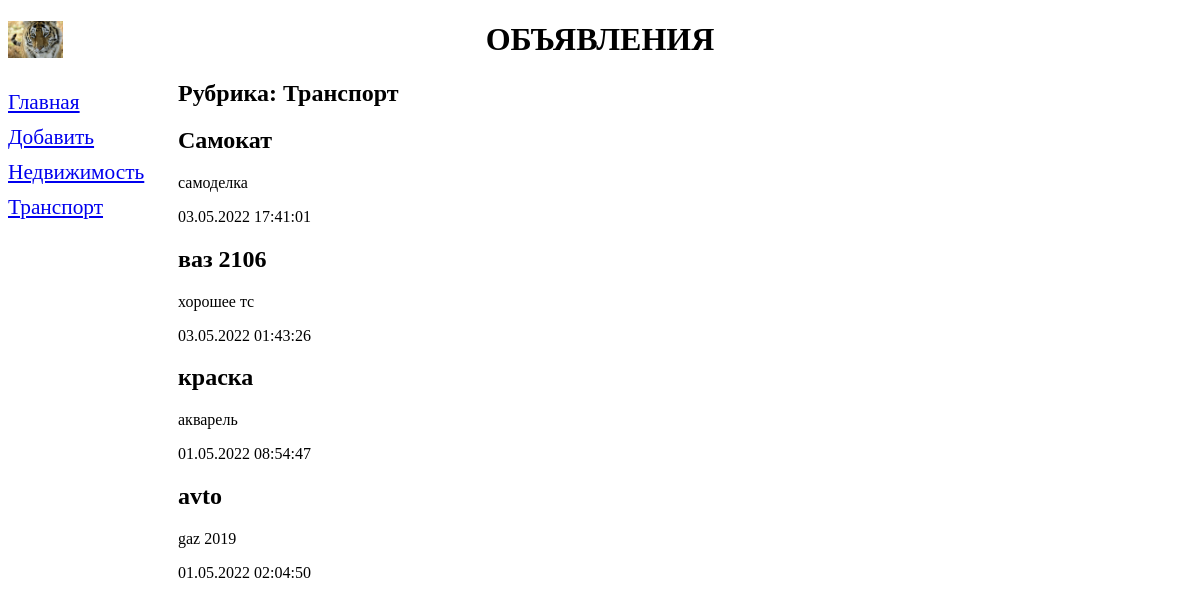
Screenshot of /bboard/1/ with the database file from the repository.
### bboard/models.py (models this page shows, shortened)
class Rubric(models.Model):
	name = models.CharField(max_length=20, db_index=True, verbose_name='Название')
	class Meta:
		verbose_name_plural = 'Рубрики'
		verbose_name = 'Рубрика'
		ordering = ['name']

class Bb(models.Model):
	title = models.CharField(max_length =50, verbose_name='Товар')
	content = models.TextField(null = True, blank = True, verbose_name='Описание')
	price = models.FloatField(null = True, blank = True, verbose_name='Цена')
	published = models.DateTimeField(auto_now_add = True, db_index=True, verbose_name='Дата публикации')
	rubric = models.ForeignKey('Rubric', null = True, on_delete=models.PROTECT, verbose_name='Рубрика')
	class Meta:
		verbose_name_plural = 'Объявления'
		verbose_name = 'Adv'
		ordering = ['-published']

### bboard/views.py (the view)
# urls.py: path('<int:rubric_id>/', by_rubric, name = 'by_rubric'),
def by_rubric(request, rubric_id):
	bbs = Bb.objects.filter(rubric= rubric_id)
	rubrics = Rubric.objects.all()
	current_rubric = Rubric.objects.get(pk = rubric_id)
	context = {'bbs': bbs, 'rubrics':rubrics, 'current_rubric':current_rubric}
	return render(request, 'bboard/by_rubric.html', context)

### bboard/templates/bboard/by_rubric.html (shortened to what this page needs)
{% extends "layout/basic.html" %}
{% block content %}
    <h2>Рубрика: {{ current_rubric.name }}</h2>
    {% for bb in bbs %}
        <div>
            <h2>{{ bb.title }}</h2>
            <p>{{ bb.content }}</p>
            <p>{{ bb.published|date:"d.m.Y H:i:s" }}</p>
        </div>
    {% endfor %}
{% endblock %}

### bboard/templates/layout/basic.html (shortened to what this page needs)
{% load static %}
<!DOCTYPE html>
<html>
<head>
    <link rel="stylesheet" type="text/css"
    href="{% static 'bboard/style.css' %}">
</head>
<body>
<header>
<h1>Объявления</h1>
</header>
<nav>
<a href="{% url 'index' %}">Главная</a>
<a href="{% url 'add' %}">Добавить</a>
{% for rubric in rubrics %}
<a href=" {% url 'by_rubric' rubric.pk %}">
{{ rubric.name }}</a>
{% endfor %}
</nav>
<section>
{% block content %}
{% endblock %}
</section>
</body>
</html>

### bboard/static/bboard/style.css (style rules this page uses)
header h1 { front-size:40pt; text-transform: uppercase; text-align: center; background: url("bg.jpg") left / auto 100% no-repeat; }
nav { font-size: 16pt; width: 150px; float: left; }
nav a { display: block; margin: 10px 0px; }
section { margin-left: 170px; }

### rows the page displays
Rubric: name "Недвижимость"
Rubric: name "Транспорт"
Bb: title "Самокат", content "самоделка", published "03.05.2022 17:41:01"
Bb: title "ваз 2106", content "хорошее тс", published "03.05.2022 01:43:26"
Bb: title "краска", content "акварель", published "01.05.2022 08:54:47"
Bb: title "avto", content "gaz 2019", published "01.05.2022 02:04:50"
